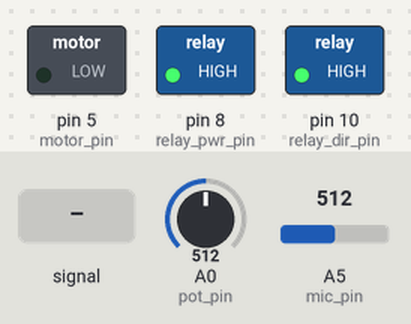
Simulated run of this sketch. Board: Arduino Uno, built with avr-gcc and run on an emulated ATmega328P. Shown: switched loads named in the sketch (green lamp = pin HIGH). Dashed ring = blinking. The test bench sets the inputs (shaded band); at power-on: A0 (pot_pin) = 512, A5 (mic_pin) = 512.

Above: at 1.2 s.
1.3 s: A5 (mic_pin) fed a 2 Hz sine of ±306 counts around its level
At 1.42 s:
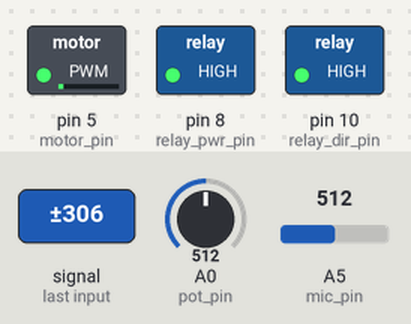
4.3 s: A0 (pot_pin) set to 158
7.3 s: A0 (pot_pin) set to 138
At 10.2 s:
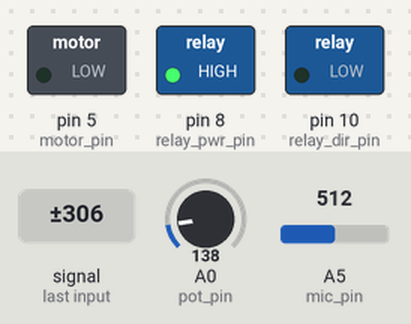
10.3 s: A5 (mic_pin) set to 716
At 11.0 s:
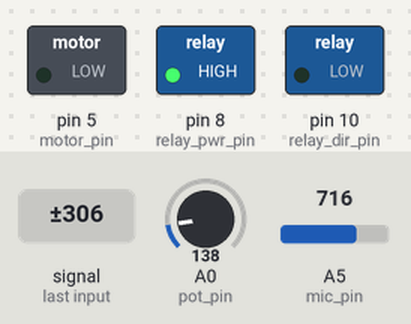
11.8 s: A5 (mic_pin) set to 198
At 12.2 s:
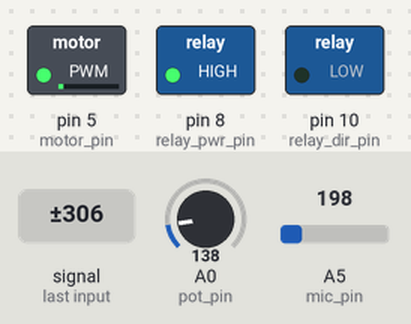
13.8 s: A5 (mic_pin) set to 171
Timing chart, 0 to 16.3 s (numbered marks = the images above; inputs shaded):
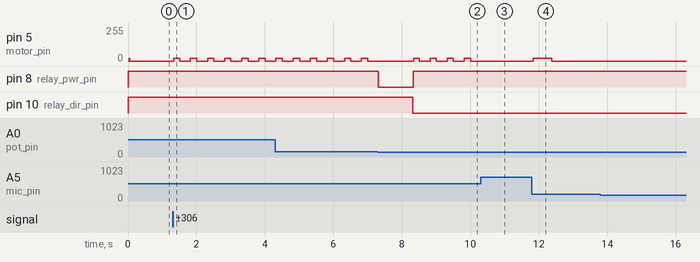

The sketch:

present.ino
```cpp
////////////////////////////////////////////
//HISTORY
//Original file created
//  -Performed basic smoothing on microphone input
//  -Rotated blinds at speed proportional to sound level from microphone
//  -Switched directions at limits of potentiometer
//  -Ignored noise input at high motor speeds (because of loud motor)
//  [Conor Barry  04/30/14]
//
//Revisited and recreated
//  -Restructured to use main, source, and header files, with complete documentation
//  -Added limit cycling (numerous direction changes at various points)
//  -Reworked filtering system
//  -Added sustain function to prolong response to short input
//  -Added 'mode change' functionality (can switch between behaviors)
//  -Removed feedback noise created by motor using motor noise model
//  -Implemented mode cycle:
//    1. Respond to sound until either lots of sound or prolonged silence
//    2. Respond to silence until either lots of sound or prolonged silence
//    3. Coast down and return to 1.
//   (4.) Enter sleep mode after extremely long silence until any noise
//  -Removed ambient noise using extra-low-pass filter
//  [Colin Harman 01/27/15]
//
//Blinds project for Jim Cogswell, http://www.jimcogswell.com/
////////////////////////////////////////////

#include "source.h"

//VARIABLE DECLARATIONS
//All pin variables should be const
//Potentiometer variables
const int pot_pin = 0;                  // Arduino pin for potentiometer input
const int lim_ccw = 145;                // point at which the blinds change direction from clockwise to anticlockwise. Ranges from 0 - 1023
const int lim_cw = 845;                 // point at which the blinds change direction from anticlockwise to clockwise
int pot_raw = 0;                        // potentiometer value storage
int shim_ccw_out = 295;                 // outside edge of clockwise shimmer threshold
int shim_ccw_in = 305;                  // inside edge of clockwise shimmer threshold
int shim_cw_out = 705;                  // outside edge of counterclockwise shimmer threshold
int shim_cw_in = 695;                   // inside edge of counterclockwise shimmer threshold

//changes direction at each array level and proceeds to the next
int limit_cycle[] = {lim_ccw, shim_ccw_in, shim_ccw_out, shim_cw_out, shim_cw_in, lim_cw};


//"INITIAL CONDITIONS"
int lim_next_index = 0;
bool motor_dir = false;                // direction of motor (true = clockwise) & initial direction
int next_dir = -1;
int mode = 1;                            //mode may be 1,2,3
long sleep = 30000;

//Microphone & signal variables
int noise_thresh = 150;                   // threshold at which the microphone will begin listening. Ranges from 0 - 1023 - 75 seems to be optimal
int noise_loud = 70;                    // threshold for really LOUD noise (potentially due to motor, to ignore)
int noise_soft = 10;
float noise_ambient = 0;
double noise_input = 0;
float noise_motor = 0;
const int mic_signal_size = 11;          // mic_signal_size should  be an odd number, no smaller than 3
int mic_signal[mic_signal_size];         // array for holding raw sensor values for sensor1 //////////////////////////////////////////////////////////////////////////////////////
int mic_raw, mic_smooth;                 // pre- and post-filtering microphone data
float mic_scaled;                        // scaled from 0 to 1
float filterVal = 0.001;                 // this determines smoothness, .0001 is max  1 is off (no smoothing) ////////////////////////////////////////////////////////////////////
const int mic_pin = A5;                  // ?-> [the SPL output is connected to analog pin 0] <-?

//Motor variables
const int motor_pin = 5;                 // Arduino pin for motor output
int motor_spd = 0;                       // speed of motor (0 to 255)
const int relay_pwr_pin = 8;             // Arduino pin for motor power (on/off) relay
const int relay_dir_pin = 10;            // Arduino pin for motor direction relay
const int coast_down = 1000;             // msecs to allow motor to stop
const int relay_delay = 10;              // msecs to allow relay action


int sustain;
int silence;

float exponent = 0;

//INIT
void setup()  {
  Serial.begin(9600); // turn on serial for debugging purposes only
  //Initialize pins
  pinMode(motor_pin, OUTPUT);
  pinMode(relay_pwr_pin, OUTPUT);
  pinMode(relay_dir_pin, OUTPUT);
  //Initialize relays
  digitalWrite(relay_pwr_pin,HIGH); // set initial power state ON
  digitalWrite(relay_dir_pin,HIGH); // set initial direction to be CLOCKWISE
}


//MAIN
void loop(){

  //INPUT PROCESSING
  //READ the potentiometer
  pot_raw = analogRead(pot_pin);

  //READ microphone
  mic_raw = analogRead(mic_pin);

  //Smooth mic signal
  mic_smooth = digitalSmooth(mic_raw, mic_signal, mic_signal_size);  // *every sensor you use with digitalSmooth needs its own array
  //Apply motor noise model
  exponent = -0.012 * motor_spd;
  noise_motor = 820*(1-pow(2.718, exponent));
  //Apply ambient noise model
  noise_ambient = 0;
  //Apply input noise model


  if(pow(10,(mic_smooth/10)) - pow(10,(noise_motor/10)) - pow(10,(noise_ambient/10)) > 0)
    noise_input = 10 * log(pow(10,(mic_smooth/10)) - pow(10,(noise_motor/10)) - pow(10,(noise_ambient/10))) / log(10);
  else
    noise_input = 0;
  ////////////////

  if(mode == 1){//Motion ~ sound

    if (noise_input > noise_soft){
      sustain = sustain + noise_input/8;
      silence = 0;
    }


    motor_spd = (sustain > 28)*20;

    if (noise_input < noise_soft){
      silence = silence + 1;
    }


    if(sustain > 1800 || silence > 2000){
      mode = 2;
      sustain = 0;
    }
  }
  else if(mode == 2){//Motion ~ silence
    if(noise_input < noise_soft){
      sustain = sustain + 2;
      silence = silence + 1;
      if(sleep < 2900)
        sleep = sleep + 1;
    }
    else if(noise_input > noise_soft){
      sustain = 0;
      silence = 0;
      sleep = 0;
    }

    if(sleep > 2800)
      motor_spd = 0;
    else{
      motor_spd = (sustain > 200)*50;
      if(sustain > 2400){
        mode = 3;
        sustain = 0;
      }
    }
  }
  else{//Slow coast down
    if(motor_spd > 5){
      motor_spd = motor_spd - 1;
    }
    else
      mode = 1;
  }

  if(sustain > 0)
    sustain = sustain - 1;


  /*Serial.print(sleep);
  Serial.print("\t");
  Serial.print(mode);
  /*Serial.print("\t");
  Serial.print(noise_input);
  Serial.print("\n");*/


  //Update variables to print here, for convenience [Arrays must have same length]
  //static char* var_names[] = {"next_dir","lim_index",   "lim_next",                  "pot_raw","mic_smooth","motor_spd","sustain","mic_scaled"};
  //float var_values[] =       { next_dir,  lim_next_index,limit_cycle[lim_next_index], pot_raw,  mic_smooth,  motor_spd,  sustain , mic_scaled};
  //debugSerial(var_names, var_values);
  delay(5);

  //WRITE throttle
  analogWrite(motor_pin, motor_spd);

  //Change motor direction if appropriate
  directionWrite(pot_raw, lim_next_index, limit_cycle, motor_dir,
    relay_pwr_pin, relay_dir_pin, relay_delay, coast_down, next_dir);
}
```

source.cpp
```cpp
#include "source.h"

//R  \
//M  \
//E  Returns 0 or mic input based on threshold
int micThreshed(int mic_raw, int noise_thresh, int noise_loud,
  int smoothedVal){
  if(mic_raw > noise_thresh && ~(mic_raw > noise_loud && smoothedVal > 60)){ // if mic exceeds room noise BUT NOT if mic is loud while motor is high (ignores motor noise)
    return mic_raw;
  }
  else{                       //if mic does not exceed room noise, then don't read mic
    return 0;
  }
}

//R  \
//M  power relay status, direction relay status
//E  reverses direction of motor when called
void switchDirection(bool &motor_dir, int relay_pwr_pin,
  int relay_dir_pin, int relay_delay, int coast_down){
  if(motor_dir==false){                //If motor direction is cw, go ccw
    digitalWrite(relay_pwr_pin, LOW); //turn off power
    delay(coast_down + relay_delay);  //wait for system to stop
    digitalWrite(relay_dir_pin,LOW);  //change direction
    delay(relay_delay);               //allow relay actuation
    digitalWrite(relay_pwr_pin,HIGH); //turn on motor
    motor_dir = true; //the direction is now anti-clockwise
  }
  else if(motor_dir==true){          //If motor direction is ccw, go cw
    digitalWrite(relay_pwr_pin, LOW); //turn off power
    delay(coast_down + relay_delay);  //wait for system to stop
    digitalWrite(relay_dir_pin,HIGH); //change direction
    delay(relay_delay);               //allow relay actuation
    digitalWrite(relay_pwr_pin,HIGH); //turn on motor
    motor_dir = false; //the direction is now clockwise
  }
}

//R  \
//M  power relay status, direction relay status
//E  reverses motor direction if a limit is reached
//
//WARNING: REQUIRES CORRECT INITIAL CONDITIONS TO FUNCTION.
//IF INITIAL CONDITIONS ARE WRONG MECHANISM WILL NOT STOP
//AT LIMITS AND MAY DAMAGE ITSELF
void directionWrite(int pot_raw, int &lim_next_index,
  int *limit_cycle, bool &motor_dir, int relay_pwr_pin,
  int relay_dir_pin, int relay_delay, int coast_down, int &next_dir){
  if(potCompare(pot_raw, lim_next_index, limit_cycle)){

      switchDirection(motor_dir, relay_pwr_pin, relay_dir_pin,
                        relay_delay, coast_down);


      if(lim_next_index == 0 || lim_next_index == 5){
        delay(10);
        //Serial.print("flop next dir \n\n\n");
        if(next_dir == 1)
          next_dir = -1;
        else
          next_dir = 1;
      }
      lim_next_index = lim_next_index + next_dir;
  }
}

//R  \
//M  \
//E  Calculates & returns motor speed
int speedWrite(int signal_in){
  return signal_in * 0.25; //gain
}

//R  \
//M  \
//E  returns true if motor should reverse direction.  specifically:
//  returns true if:
//   - index mod 2 = 0 AND pot < limit
//   - index mod 2 = 1 AND pot > limit
bool potCompare(int pot_reading, const int next_index, int* limit_cycle){
  if(next_index % 2 == 0 && pot_reading < limit_cycle [next_index]){
        //Serial.print("first switch case \n");
    return true;
  }
  else if(next_index % 2 == 1 && pot_reading > limit_cycle [next_index]){
        //Serial.print("second switch case \n");
    return true;
  }
  else
    return false;
}

//R  var_names is an array of c-strings containing only & all names of variables held in array of floats var_values
//M  Serial out
//E  Prints a line with the name of each variable followed by its value
void debugSerial(char* var_names[], const float var_values[]){
  for(int i = 0; i < sizeof(var_values)+6; i++){
    Serial.print(var_names[i]);
    Serial.print("\t");
    Serial.print(var_values[i]);
    Serial.print("\t");
  }
  Serial.print("\n");
}


//R
//M
//E
int digitalSmooth(int rawIn, int *sensSmoothArray, int filter_size){     // "int *sensSmoothArray" passes an array to the function - the asterisk indicates the array name is a pointer
  int j, k, temp, top, bottom;
  long total;
  static int i;
  // static int raw[filter_size];
  int sorted[filter_size];
  bool done;
  i = (i + 1) % filter_size;    // increment counter and roll over if necc. -  % (modulo operator) rolls over variable
  sensSmoothArray[i] = rawIn;                 // input new data into the oldest slot
  // Serial.print("raw = ");
  for (j=0; j<filter_size; j++){     // transfer data array into anther array for sorting and averaging
    sorted[j] = sensSmoothArray[j];
  }
  done = 0;                // flag to know when we're done sorting
  while(done != 1){        // simple swap sort, sorts numbers from lowest to highest
    done = 1;
    for (j = 0; j < (filter_size - 1); j++){
      if (sorted[j] > sorted[j + 1]){     // numbers are out of order - swap
        temp = sorted[j + 1];
        sorted [j+1] =  sorted[j] ;
        sorted [j] = temp;
        done = 0;
      }
    }
  }
  // throw out top and bottom 25% of samples - limit to throw out at least one from top and bottom
  bottom = max(((filter_size * 25)  / 100), 1);
  top = min((((filter_size * 75) / 100) + 1  ), (filter_size - 1));   // the + 1 is to make up for asymmetry caused by integer rounding
  k = 0;
  total = 0;
  for ( j = bottom; j< top; j++){
    total += sorted[j];  // total remaining indices
    k++;
  }
  return total / k;    // divide by number of samples
}
```

source.h
```cpp
#ifndef H_SOURCE
#define H_SOURCE
#include "Arduino.h"

//R  \
//M  \
//E  Returns 0 or mic input based on threshold
int micThreshed(int mic_raw, int noise_thresh, int noise_loud,
  int smoothedVal);

//R  \
//M  power relay status, direction relay status
//E  reverses direction of motor when called
void switchDirection(bool &motor_dir, int relay_pwr_pin,
  int relay_dir_pin, int relay_delay, int coast_down);

//R  \
//M  power relay status, direction relay status
//E  reverses motor direction if a limit is reached
void directionWrite(int pot_raw, int &lim_next_index,
  int *limit_cycle, bool &motor_dir, int relay_pwr_pin,
  int relay_dir_pin, int relay_delay, int coast_down,  int &next_dir);

//R  \
//M  \
//E  Calculates & returns motor speed
int speedWrite(int signal_in);

//R  \
//M  \
//E  Returns true if it is time to reverse direction
bool potCompare(int pot_reading, const int next_index,
	int *limit_cycle);

//R  var_names is an array of c-strings containing names of variables held in array of floats var_values
//M  Serial out
//E  Prints a line with the name of each variable followed by its value
void debugSerial(char* var_names[], const float var_values[]);

//R
//M
//E
int digitalSmooth(int rawIn, int *sensSmoothArray,
	int filter_size);


#endif
```

Measured:
- the behaviour switches between 145 and 144 on A0 (pot_pin) (found by bisection; images 1 and 2)
- after the input at 1.3 s, pin 5 (motor_pin): alternates 20/255 for 0.18 s and 0/255 for 0.31 s, starting at once
- after the input at 7.3 s, pin 8 (relay_pwr_pin): HIGH → LOW at once, → HIGH 1.0 s later; pin 10 (relay_dir_pin): HIGH → LOW after 1.0 s
- after the input at 10.3 s, pin 5 (motor_pin): stops changing and stays 0/255
- after the input at 11.8 s, pin 5 (motor_pin): 0/255 → 20/255 at once, → 0/255 0.54 s later
- after the input at 13.8 s, every drawn part: stays the same
